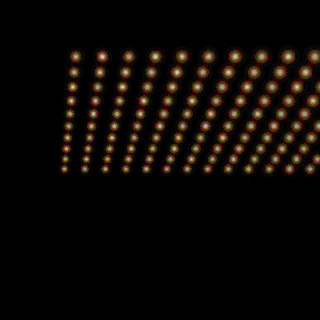
#> input picture examples/raymosaic-nebu.gif, 320 x 320 px
$ python validate-exports.py
#> lines starting #> are read from the running program, lines starting #| are printed output that depends on the picture
#!/usr/bin/env python3
"""Independently validate bundled GIFs (and an optional locally exported PNG).

Run: python3 tests/validate-exports.py  # requires Pillow
"""
from pathlib import Path
from PIL import Image, ImageChops

root = Path(__file__).resolve().parent.parent / 'examples'
for name in ('raymosaic-nebu.gif', 'raymosaic-scene-nebu.gif'):
    with Image.open(root / name) as im:
#> im is the input picture: PIL image 320x320 P; mean R, G, B 12.1, 8, 4.6
        assert im.format == 'GIF' and im.n_frames > 1 and im.info.get('loop') == 0
        images = []
        for i in range(im.n_frames):
            im.seek(i)
            images.append(im.convert('RGB'))
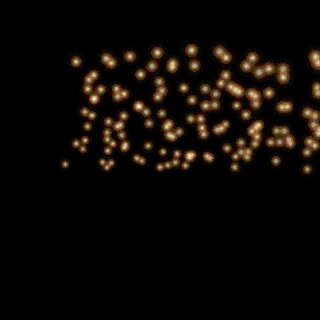
#> im: PIL image 320x320 RGB; mean R, G, B 12.8, 8.8, 5.3
#> after the loop, images = 30 items
        changes = sum(ImageChops.difference(a, b).getbbox() is not None for a, b in zip(images, images[1:]))
#> changes = 26
        assert changes >= 5, f'{name}: animation did not meaningfully change'
        print(f'{name}: {im.size}, {im.n_frames} frames, {changes} changed transitions, loops')
#| raymosaic-nebu.gif: (320, 320), 30 frames, 26 changed transitions, loops
#> pass 2 of the loop `for name in ('raymosaic-nebu.gif', 'raymosaic-scene-nebu.gif'):`:
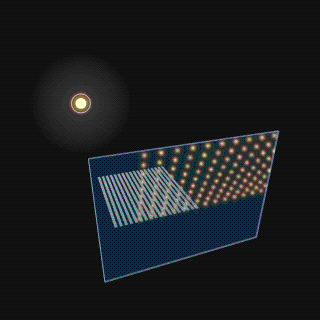
#> input picture examples/raymosaic-scene-nebu.gif, 320 x 320 px
#> im is the input picture: PIL image 320x320 P; mean R, G, B 24.9, 28.9, 29.3
#> after the loop `for i in range(im.n_frames):`:
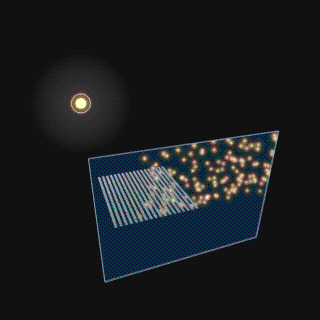
#> im: PIL image 320x320 RGB; mean R, G, B 24.9, 29.2, 29.7
#| raymosaic-scene-nebu.gif: (320, 320), 30 frames, 26 changed transitions, loops

png = root / 'raymosaic-export.png'
if png.is_file():
    with Image.open(png) as image:
        image.load()
        assert image.format == 'PNG' and image.size == (1600, 900)
        print(f'{png.name}: valid {image.size}')
else:
    print('PNG validation skipped: optional exported PNG not included in this checkout')
